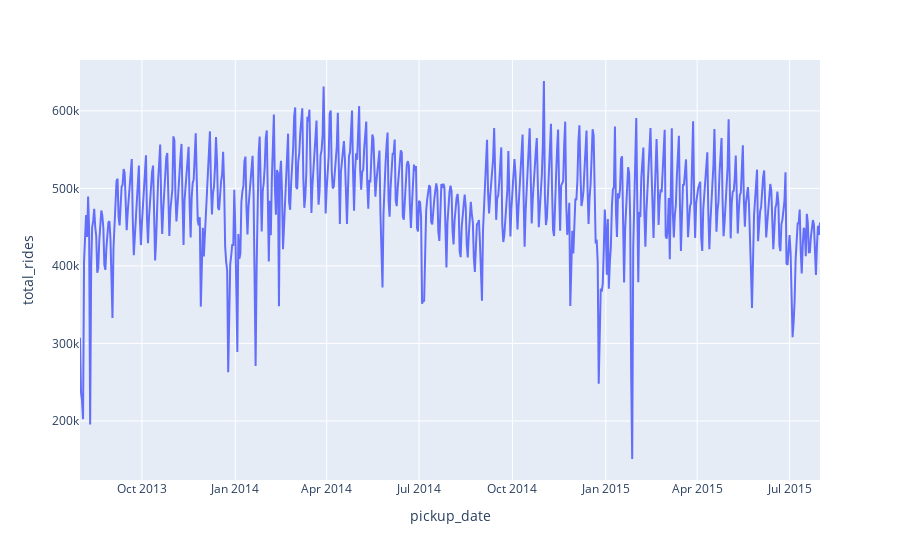

The notebook cell saved with this chart:
### Code cell
# Using plotly.express
import plotly.express as px

fig = px.line(Exploration_series, x='pickup_date', y="total_rides")
fig.show()

### Figure 1 — Plotly figure (JSON) as saved in the notebook; plotly's stock layout.template omitted (floating-point values rounded to 4 significant figures; data arrays with more than 128 entries replaced by an {"elided": "..."} marker saying what was removed)
{"data": [{"hovertemplate": "pickup_date=%{x}<br>total_rides=%{y}<extra></extra>", "legendgroup": "", "line": {"color": "#636efa", "dash": "solid"}, "mode": "lines", "name": "", "orientation": "v", "showlegend": false, "type": "scatter", "x": {"elided": "730 str values"}, "xaxis": "x", "y": {"elided": "730 int values"}, "yaxis": "y"}], "layout": {"autosize": true, "legend": {"tracegroupgap": 0}, "margin": {"t": 60}, "xaxis": {"anchor": "y", "autorange": true, "domain": [0, 1], "range": ["2013-08-01", "2015-07-31"], "title": {"text": "pickup_date"}, "type": "date"}, "yaxis": {"anchor": "x", "autorange": true, "domain": [0, 1], "range": [123800.0, 665600.0], "title": {"text": "total_rides"}, "type": "linear"}}}
